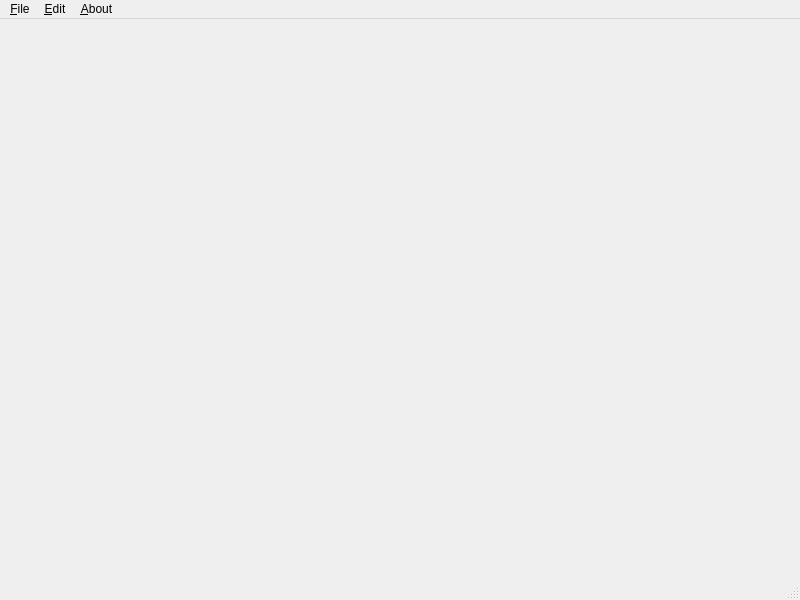
<?xml version="1.0" encoding="UTF-8"?>
<ui version="4.0">
 <class>MyMainWindow</class>
 <widget class="QMainWindow" name="MyMainWindow">
  <property name="geometry">
   <rect>
    <x>0</x>
    <y>0</y>
    <width>800</width>
    <height>600</height>
   </rect>
  </property>
  <property name="windowTitle">
   <string>MainWindow</string>
  </property>
  <widget class="QWidget" name="centralwidget"/>
  <widget class="QMenuBar" name="menubar">
   <property name="geometry">
    <rect>
     <x>0</x>
     <y>0</y>
     <width>800</width>
     <height>29</height>
    </rect>
   </property>
   <widget class="QMenu" name="menuFile">
    <property name="title">
     <string>&amp;File</string>
    </property>
    <addaction name="actionNew"/>
    <addaction name="actionClose"/>
   </widget>
   <widget class="QMenu" name="menuAbout">
    <property name="title">
     <string>&amp;About</string>
    </property>
    <addaction name="actionInfo"/>
   </widget>
   <widget class="QMenu" name="menuEdit">
    <property name="title">
     <string>&amp;Edit</string>
    </property>
    <addaction name="actionCopy_Ctrl_C"/>
    <addaction name="actionCut_Ctrl_X"/>
    <addaction name="actionPaste_Ctrl_V"/>
    <addaction name="separator"/>
    <addaction name="actionUndo_Ctrl_Z"/>
    <addaction name="actionRedo_Ctrl_Y"/>
   </widget>
   <addaction name="menuFile"/>
   <addaction name="menuEdit"/>
   <addaction name="menuAbout"/>
  </widget>
  <widget class="QStatusBar" name="statusbar"/>
  <action name="actionNew">
   <property name="text">
    <string>&amp;New</string>
   </property>
  </action>
  <action name="actionClose">
   <property name="text">
    <string>&amp;Close</string>
   </property>
  </action>
  <action name="actionCopy_Ctrl_C">
   <property name="text">
    <string>Copy (Ctrl + C)</string>
   </property>
  </action>
  <action name="actionCut_Ctrl_X">
   <property name="text">
    <string>Cut (Ctrl + X)</string>
   </property>
  </action>
  <action name="actionPaste_Ctrl_V">
   <property name="text">
    <string>Paste (Ctrl + V)</string>
   </property>
  </action>
  <action name="actionUndo_Ctrl_Z">
   <property name="text">
    <string>Undo (Ctrl + Z)</string>
   </property>
  </action>
  <action name="actionRedo_Ctrl_Y">
   <property name="text">
    <string>Redo (Ctrl + Y)</string>
   </property>
  </action>
  <action name="actionInfo">
   <property name="text">
    <string>Info</string>
   </property>
   <property name="shortcut">
    <string>Ctrl+I</string>
   </property>
  </action>
 </widget>
 <resources/>
 <connections/>
</ui>
